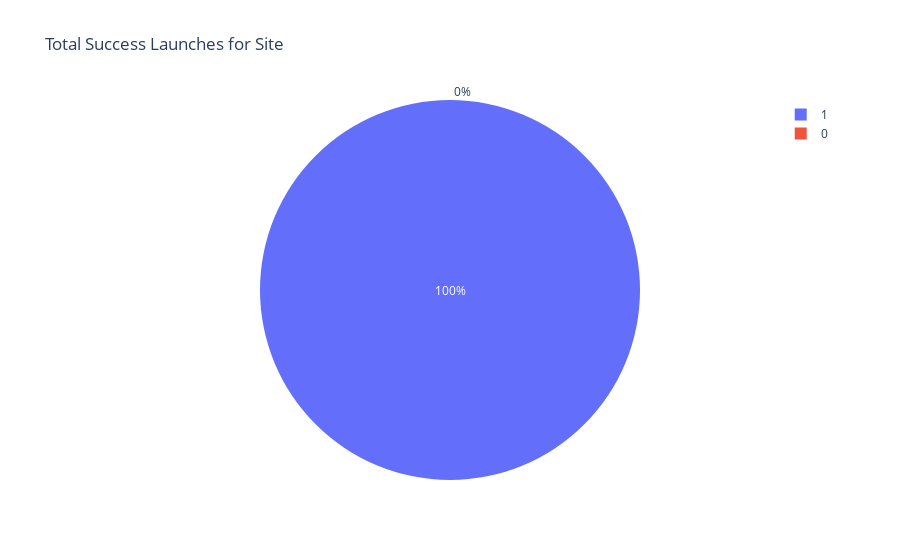

The cell this chart's notebook holds for it:
### Code cell
atestfig = px.pie(spacex_df, values = 'class',
                    names = 'class',
                    title = 'Total Success Launches for Site')
atestfig

### Figure 1 — Plotly figure (JSON) as saved in the notebook; plotly's stock layout.template omitted (floating-point values rounded to 4 significant figures)
{"data": [{"domain": {"x": [0, 1], "y": [0, 1]}, "hovertemplate": "class=%{value}<extra></extra>", "labels": [0, 0, 0, 0, 0, 0, 0, 0, 0, 0, 0, 0, 0, 0, 0, 0, 0, 1, 1, 0, 1, 1, 1, 0, 1, 1, 0, 0, 1, 1, 1, 1, 0, 0, 0, 0, 1, 0, 1, 1, 0, 1, 1, 0, 1, 1, 1, 1, 1, 1, 1, 0, 0, 0, 1, 0], "legendgroup": "", "name": "", "showlegend": true, "type": "pie", "values": [0, 0, 0, 0, 0, 0, 0, 0, 0, 0, 0, 0, 0, 0, 0, 0, 0, 1, 1, 0, 1, 1, 1, 0, 1, 1, 0, 0, 1, 1, 1, 1, 0, 0, 0, 0, 1, 0, 1, 1, 0, 1, 1, 0, 1, 1, 1, 1, 1, 1, 1, 0, 0, 0, 1, 0]}], "layout": {"legend": {"tracegroupgap": 0}, "title": {"text": "Total Success Launches for Site"}}}
